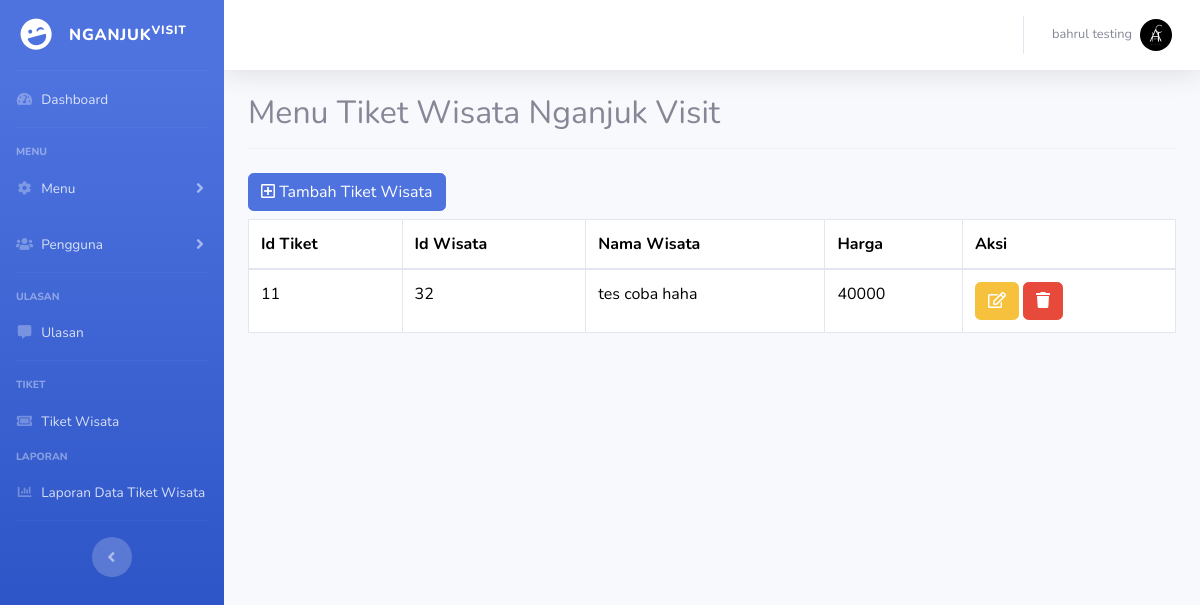
The app's page /admin/admin_boking_tiket.php (signed in), older data.
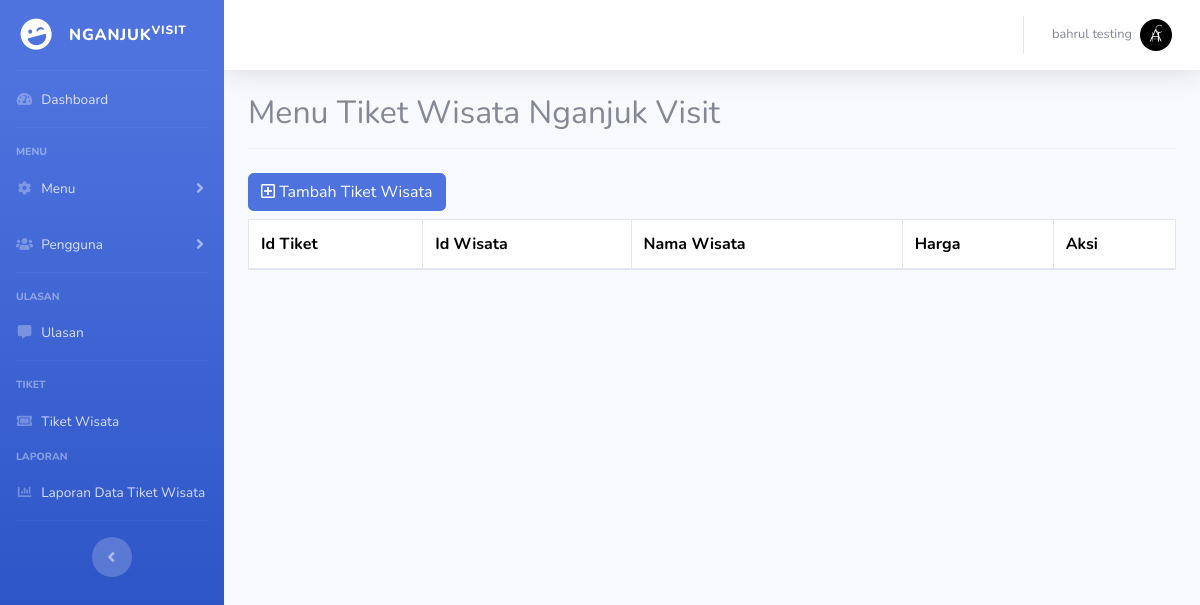
The same page, newer data.
### tables this page shows
CREATE TABLE `tiket_wisata` (
  `id_tiket` int(11) NOT NULL,
  `id_wisata` int(11) NOT NULL,
  `nama_wisata` varchar(200) NOT NULL,
  `id_user` int(11) NOT NULL,
  `harga_tiket` int(12) NOT NULL
);

### admin/tiket_boking.php (the view, shortened to what this page needs)
<?php
include("../koneksi.php");
$conn = $koneksi;
$sqlTiket = "SELECT * FROM tiket_wisata";
$stm = $conn->prepare($sqlTiket);
$stm->execute();
$result = $stm->get_result();
?>
<div class="container-fluid mb-3">
    <h2>Menu Tiket Wisata Nganjuk Visit</h2>
    <hr>
    <button type="button" class="btn btn-primary mt-2 mb-2" data-bs-toggle="modal" data-bs-target="#tambahTiketModal">
        <i class="far fa-plus-square"></i> Tambah Tiket Wisata</button>
    <div class="table-responsive">
        <table class="table table-bordered" id="dataTable" width="100%" cellspacing="0">
            <thead>
                <tr>
                    <th>Id Tiket</th>
                    <th>Id Wisata</th>
                    <th>Nama Wisata</th>
                    <th>Harga</th>
                    <th>Aksi</th>
                </tr>
            </thead>
            <tbody>
                <?php while ($row = $result->fetch_assoc()) : ?>
                    <tr>
                        <td><?php echo htmlspecialchars($row['id_tiket']); ?></td>
                        <td><?php echo htmlspecialchars($row['id_wisata']); ?></td>
                        <td><?php echo htmlspecialchars($row['nama_wisata']); ?></td>
                        <td><?php echo htmlspecialchars($row['harga_tiket']); ?></td>
                        <td>
                            <button class="btn btn-warning mb-1 mb-lg-0" data-bs-toggle="modal" data-bs-target="#editModal"
                                data-id="<?php echo $row['id_tiket']; ?>"
                                data-nama="<?php echo $row['nama_wisata']; ?>"
                                data-harga="<?php echo $row['harga_tiket']; ?>"><i class="far fa-edit"></i>
                            </button>
                            <button class="btn btn-danger" data-bs-toggle="modal" data-bs-target="#deleteModal"
                                data-id="<?php echo $row['id_tiket']; ?>"><i class="fas fa-trash"></i>
                            </button>
                        </td>
                    </tr>
                <?php endwhile; ?>
            </tbody>
        </table>
    </div>
</div>

Row changes from the older to the newer data that the page shows:
removed tiket_wisata: id_tiket "11", id_wisata "32", nama_wisata "tes coba haha", harga_tiket "40000"
